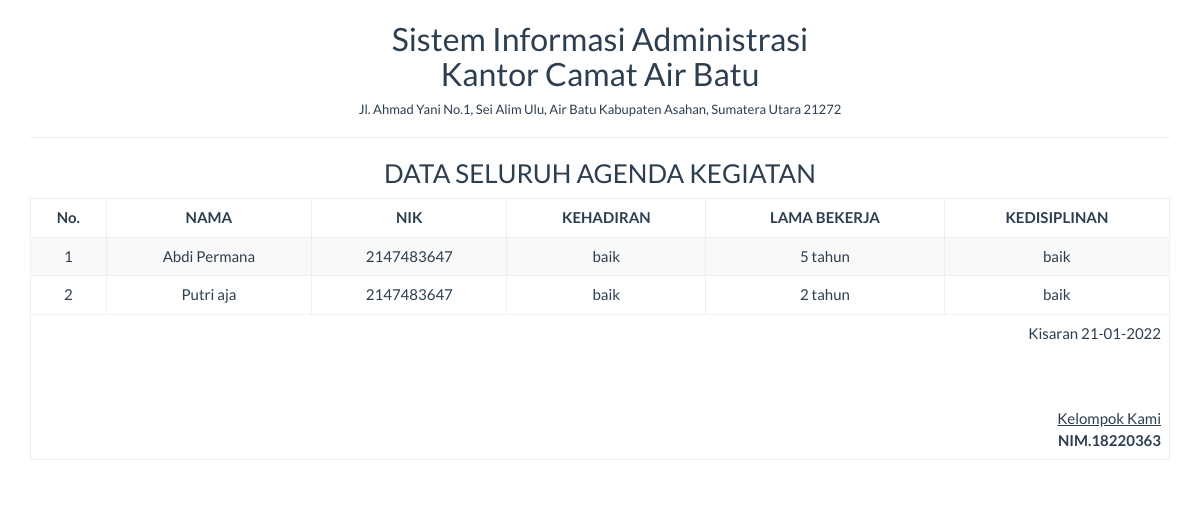
/report/pegawai_semua.php, run on the app's committed database.
### tables this page shows
CREATE TABLE IF NOT EXISTS `laporanpegawai` (
  `id_laporanpegawai` int(11) NOT NULL AUTO_INCREMENT,
  `nama` varchar(255) DEFAULT NULL,
  `nik` int(18) DEFAULT NULL,
  `kehadiran` varchar(255) DEFAULT NULL,
  `lamabekerja` varchar(255) DEFAULT NULL,
  `kedisplinan` varchar(255) DEFAULT NULL,
  PRIMARY KEY (`id_laporanpegawai`),
  KEY `nik` (`nik`)
);

### report/pegawai_semua.php (the view, shortened to what this page needs)
<!DOCTYPE html>
<html>
    <head>
        <link href="../Assets/css/bootstrap.min.css" rel="stylesheet" type="text/css"/>
    </head>
    <body onload="print()">
        <?php
        include '../config/koneksi.php';
        ?>
        <div class="container">
            <div class='row'>
                <div class="col-sm-12">
                    <div class="text-center">
                        <h2>Sistem Informasi Administrasi <br> Kantor Camat Air Batu </h2>
                        <h6>Jl. Ahmad Yani No.1, Sei Alim Ulu, Air Batu Kabupaten Asahan, Sumatera Utara 21272</h6>
                        <hr>
                        <h3>DATA SELURUH AGENDA KEGIATAN</h3>
                        <table class="table table-bordered table-striped table-hover">
                        <tbody>
                                <thead>
								<tr>
									<th ><center>No.</center></th>
                                    <th ><center>NAMA</center></th>
                                    <th ><center>NIK</center></th>
                                    <th ><center>KEHADIRAN</center></th>
                                    <th ><center>LAMA BEKERJA</center></th>
                                    <th ><center>KEDISIPLINAN</center></th>
								</tr>
								</thead>
							<tbody>
                            <?php
                            $sql = "SELECT * FROM laporanpegawai";
                            $query = mysqli_query($koneksi, $sql) or die("SQL Anda Salah");
                            $nomor = 0;
                            while ($data = mysqli_fetch_array($query)) {
                                $nomor++;
                                ?>
                                <tr>
                                    <td><?= $nomor ?></td>
									<td><?= $data['nama'] ?></td>
                                    <td><?= $data['nik'] ?></td>
                                    <td><?= $data['kehadiran'] ?></td>
                                    <td><?= $data['lamabekerja'] ?></td>
                                    <td><?= $data['kehadiran'] ?></td>
                                </tr>
                            <?php } ?>
							</tbody>
                        </tbody>
                            <tfoot>
                                <tr>
                                    <td colspan="8" class="text-right">
                                        Kisaran  <?= date("d-m-Y") ?>
                                        <br><br><br><br>
                                        <u>Kelompok Kami<strong></u><br>
                                        NIM.18220363
									</td>
								</tr>
							</tfoot>
                        </table>
                    </div>
                </div>
            </div>
    </body>
</html>

### data on the page
laporanpegawai: nama "Abdi Permana", nik "2147483647", kehadiran "baik", lamabekerja "5 tahun"
laporanpegawai: nama "Putri aja", nik "2147483647", kehadiran "baik", lamabekerja "2 tahun"
